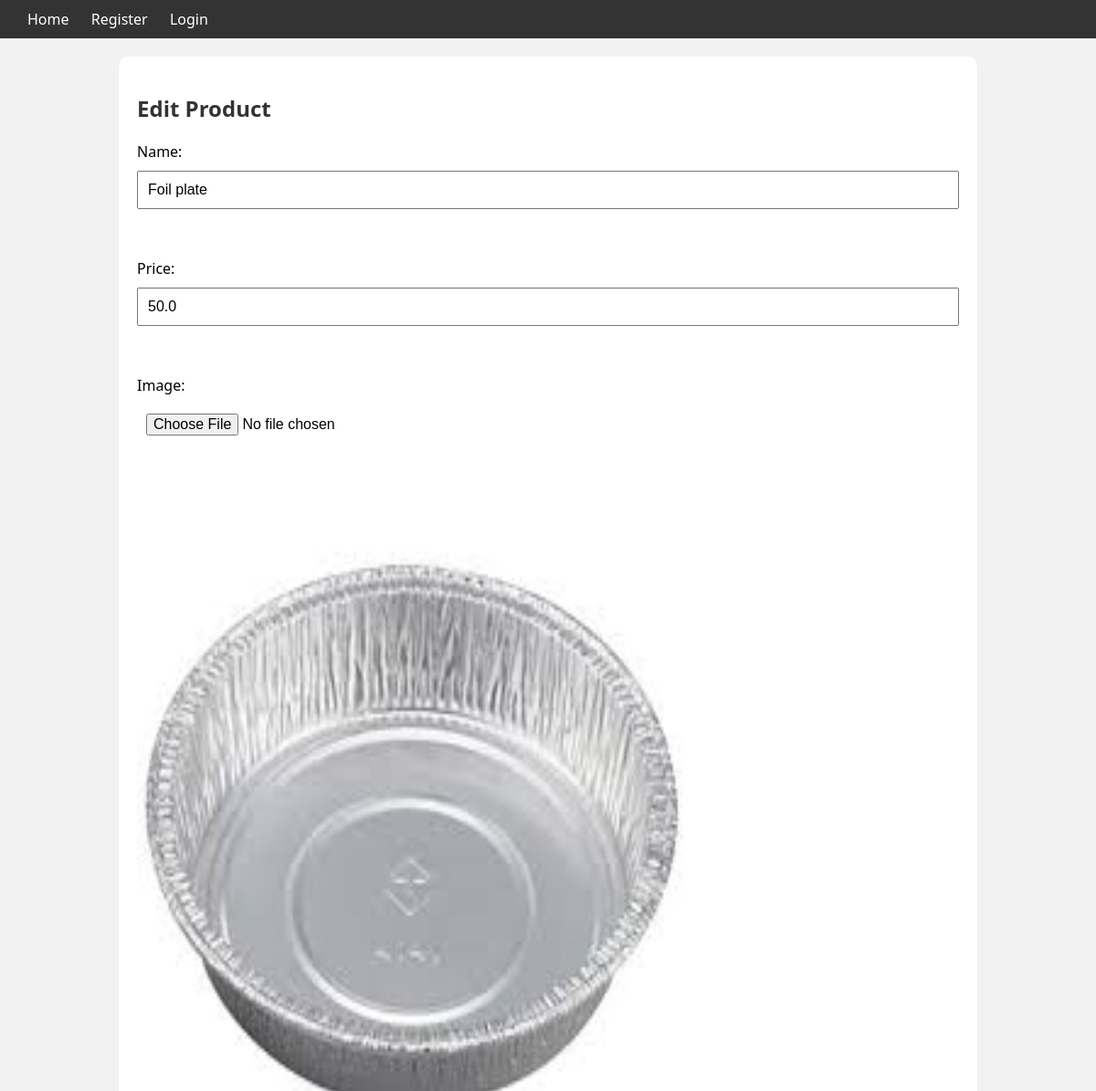
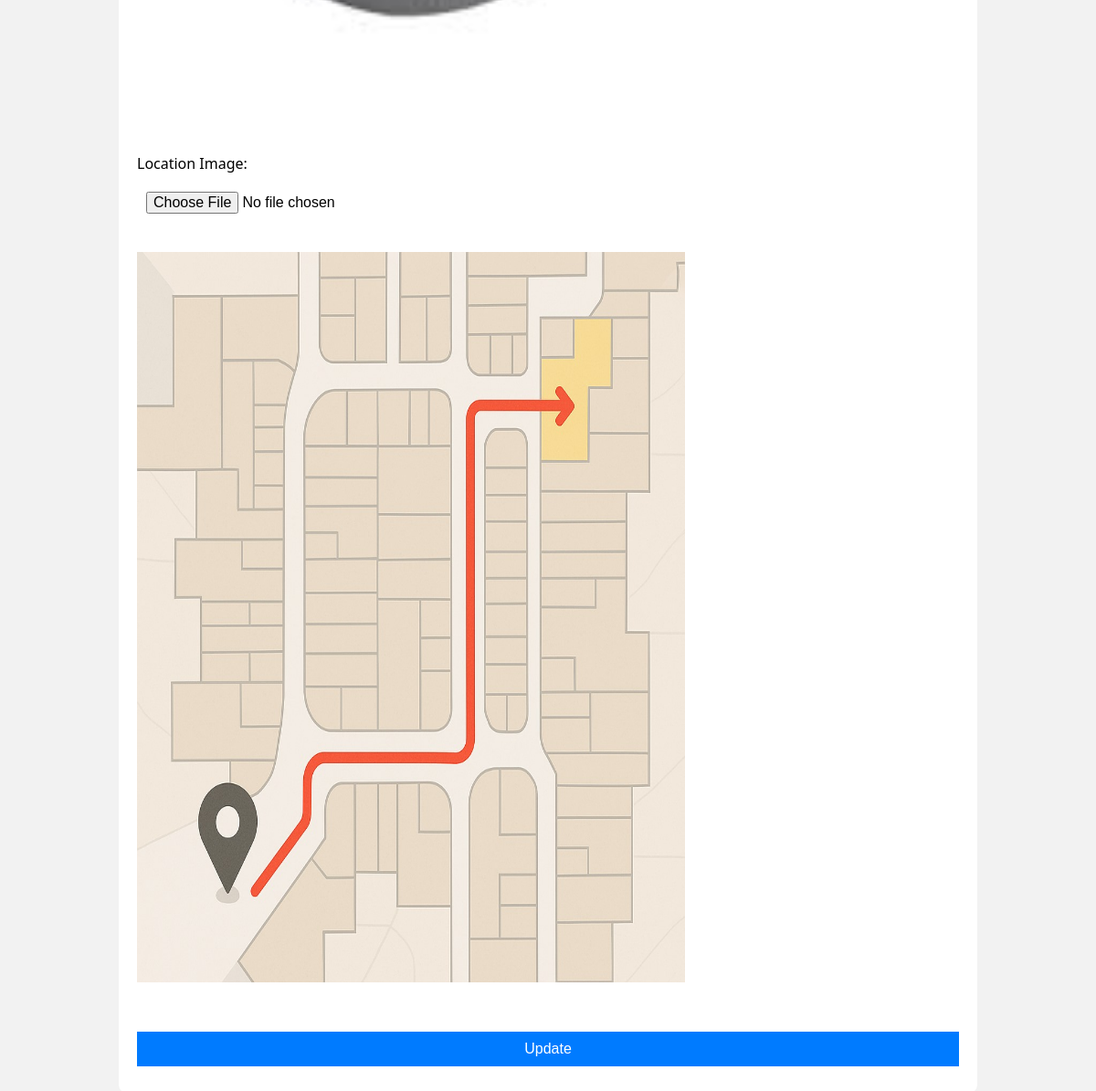
Screenshot of /edit_product/1 with the database file from the repository (2 pictures, top to bottom).
### tables this page shows
CREATE TABLE products (
            id INTEGER PRIMARY KEY AUTOINCREMENT,
            name TEXT,
            price REAL,
            image TEXT,
            location_image TEXT,
            rpath TEXT
        );

### app.py (the view, shortened to what this page needs)
@app.route('/edit_product/<int:product_id>', methods=['GET', 'POST'])
def edit_product(product_id):
    db = get_db()
    product = db.execute('SELECT * FROM products WHERE id = ?', (product_id,)).fetchone()
    return render_template('edit_product.html', product=product)

### app.py (called while the page is built)
def get_db():
    conn = sqlite3.connect('ecommerce.db')
    conn.row_factory = sqlite3.Row
    return conn

### templates/edit_product.html (shortened to what this page needs)
{% extends 'layout.html' %}
{% block content %}
<h2>Edit Product</h2>
<form method="POST" enctype="multipart/form-data">
  Name: <input type="text" name="name" value="{{ product.name }}"><br><br>
  Price: <input type="text" name="price" value="{{ product.price }}"><br><br>
  Image: <input type="file" name="image"><br>
  {% if product.image %}
    <img src="{{ url_for('static', filename='uploads/' + product.image) }}" width="600" height="800"><br>
  {% endif %}<br>
  Location Image: <input type="file" name="location_image"><br>
  {% if product.location_image %}
    <img src="{{ url_for('static', filename='locations/' + product.location_image) }}" width="600" height="800"><br>
  {% endif %}<br>
  <button type="submit">Update</button>
</form>
{% endblock %}

### static/style.css (style rules this page uses)
body { font-family: 'Segoe UI', Tahoma, Geneva, Verdana, sans-serif; background: #f2f2f2; margin: 0; padding: 0; }
form { display: flex; flex-direction: column; }
form input, form button, form select { padding: 10px; margin: 10px 0; font-size: 1rem; }
form button { background: #007BFF; color: white; border: none; cursor: pointer; }
h1, h2, h3 { color: #333; }

### rows the page displays
products: name "Foil plate", price "50.0", image (picture), location_image (picture)
